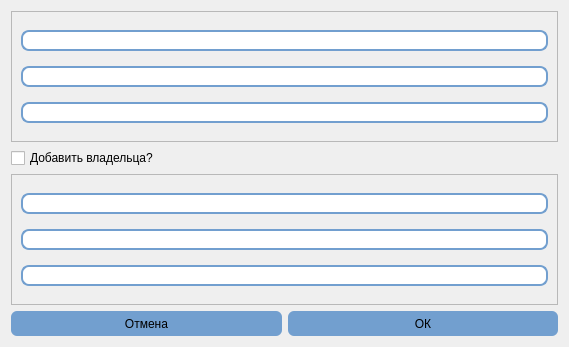
<?xml version="1.0" encoding="UTF-8"?>
<ui version="4.0">
 <class>Addtc</class>
 <widget class="QDialog" name="Addtc">
  <property name="geometry">
   <rect>
    <x>0</x>
    <y>0</y>
    <width>569</width>
    <height>347</height>
   </rect>
  </property>
  <property name="windowTitle">
   <string>Dialog</string>
  </property>
  <layout class="QGridLayout" name="gridLayout_3">
   <item row="0" column="0" colspan="2">
    <widget class="QFrame" name="frame">
     <property name="frameShape">
      <enum>QFrame::StyledPanel</enum>
     </property>
     <property name="frameShadow">
      <enum>QFrame::Raised</enum>
     </property>
     <layout class="QGridLayout" name="gridLayout_2">
      <item row="1" column="0">
       <widget class="QLineEdit" name="lineEdit_7">
        <property name="styleSheet">
         <string notr="true">QLineEdit {
  background-color: #ffffff; 
  color: rgb(114, 159, 207);
  border-style: inherit;
  font-family:Verdana;
font-size:10;
font-weight:bold;
border-width: 2px;
border-style:solid;
border-color:rgb(114, 159, 207);
border-radius:8px;
}

QLineEdit:hover{
   
border-color: rgb(179, 119, 0);
}

</string>
        </property>
       </widget>
      </item>
      <item row="2" column="0">
       <widget class="QLineEdit" name="lineEdit_2">
        <property name="styleSheet">
         <string notr="true">QLineEdit {
  background-color: #ffffff; 
  color: rgb(114, 159, 207);
  border-style: inherit;
  font-family:Verdana;
font-size:10;
font-weight:bold;
border-width: 2px;
border-style:solid;
border-color:rgb(114, 159, 207);
border-radius:8px;
}

QLineEdit:hover{
   
border-color: rgb(179, 119, 0);
}

</string>
        </property>
       </widget>
      </item>
      <item row="0" column="0">
       <widget class="QLineEdit" name="lineEdit_6">
        <property name="styleSheet">
         <string notr="true">QLineEdit {
  background-color: #ffffff; 
  color: rgb(114, 159, 207);
  border-style: inherit;
  font-family:Verdana;
font-size:10;
font-weight:bold;
border-width: 2px;
border-style:solid;
border-color:rgb(114, 159, 207);
border-radius:8px;
}

QLineEdit:hover{
   
border-color: rgb(179, 119, 0);
}

</string>
        </property>
       </widget>
      </item>
     </layout>
    </widget>
   </item>
   <item row="1" column="0" colspan="2">
    <widget class="QCheckBox" name="checkBox">
     <property name="text">
      <string>Добавить владельца?</string>
     </property>
    </widget>
   </item>
   <item row="2" column="0" colspan="2">
    <widget class="QFrame" name="frame_2">
     <property name="frameShape">
      <enum>QFrame::StyledPanel</enum>
     </property>
     <property name="frameShadow">
      <enum>QFrame::Raised</enum>
     </property>
     <layout class="QGridLayout" name="gridLayout">
      <item row="1" column="0">
       <widget class="QLineEdit" name="lineEdit_4">
        <property name="styleSheet">
         <string notr="true">QLineEdit {
  background-color: #ffffff; 
  color: rgb(114, 159, 207);
  border-style: inherit;
  font-family:Verdana;
font-size:10;
font-weight:bold;
border-width: 2px;
border-style:solid;
border-color:rgb(114, 159, 207);
border-radius:8px;
}

QLineEdit:hover{
   
border-color: rgb(179, 119, 0);
}

</string>
        </property>
       </widget>
      </item>
      <item row="0" column="0">
       <widget class="QLineEdit" name="lineEdit">
        <property name="styleSheet">
         <string notr="true">QLineEdit {
  background-color: #ffffff; 
  color: rgb(114, 159, 207);
  border-style: inherit;
  font-family:Verdana;
font-size:10;
font-weight:bold;
border-width: 2px;
border-style:solid;
border-color:rgb(114, 159, 207);
border-radius:8px;
}

QLineEdit:hover{
   
border-color: rgb(179, 119, 0);
}

</string>
        </property>
       </widget>
      </item>
      <item row="2" column="0">
       <widget class="QLineEdit" name="lineEdit_5">
        <property name="styleSheet">
         <string notr="true">QLineEdit {
  background-color: #ffffff; 
  color: rgb(114, 159, 207);
  border-style: inherit;
  font-family:Verdana;
font-size:10;
font-weight:bold;
border-width: 2px;
border-style:solid;
border-color:rgb(114, 159, 207);
border-radius:8px;
}

QLineEdit:hover{
   
border-color: rgb(179, 119, 0);
}

</string>
        </property>
       </widget>
      </item>
     </layout>
    </widget>
   </item>
   <item row="3" column="0">
    <widget class="QPushButton" name="pushButton_2">
     <property name="sizePolicy">
      <sizepolicy hsizetype="Maximum" vsizetype="Minimum">
       <horstretch>0</horstretch>
       <verstretch>0</verstretch>
      </sizepolicy>
     </property>
     <property name="maximumSize">
      <size>
       <width>10000</width>
       <height>25</height>
      </size>
     </property>
     <property name="styleSheet">
      <string notr="true">QPushButton{
background-color: rgb(114, 159, 207);
border:solid rgb(114, 159, 207);
border-radius:6px;
}

QPushButton:hover{
background-color: rgb(179, 119, 0);
border:solid rgb(179, 119, 0);
border-radius:4px;
}
</string>
     </property>
     <property name="text">
      <string>Отмена</string>
     </property>
    </widget>
   </item>
   <item row="3" column="1">
    <widget class="QPushButton" name="pushButton">
     <property name="sizePolicy">
      <sizepolicy hsizetype="Maximum" vsizetype="Minimum">
       <horstretch>0</horstretch>
       <verstretch>0</verstretch>
      </sizepolicy>
     </property>
     <property name="maximumSize">
      <size>
       <width>10000</width>
       <height>25</height>
      </size>
     </property>
     <property name="styleSheet">
      <string notr="true">QPushButton{
background-color: rgb(114, 159, 207);
border:solid rgb(114, 159, 207);
border-radius:6px;
}

QPushButton:hover{
background-color: rgb(179, 119, 0);
border:solid rgb(179, 119, 0);
border-radius:4px;
}
</string>
     </property>
     <property name="text">
      <string>ОК</string>
     </property>
    </widget>
   </item>
  </layout>
 </widget>
 <tabstops>
  <tabstop>lineEdit_6</tabstop>
  <tabstop>lineEdit_7</tabstop>
  <tabstop>lineEdit_2</tabstop>
  <tabstop>checkBox</tabstop>
  <tabstop>lineEdit</tabstop>
  <tabstop>lineEdit_4</tabstop>
  <tabstop>lineEdit_5</tabstop>
  <tabstop>pushButton</tabstop>
  <tabstop>pushButton_2</tabstop>
 </tabstops>
 <resources/>
 <connections/>
</ui>
